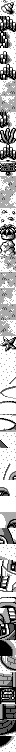

Tiled map render using the project's own tile images. Description and the whole map definition, tile-layer contents included, below:
An orthogonal 2x94 tile map with 8x8 px tiles, 1 tile layer (metatiles), 3 tilesets.

<map height="94" orientation="orthogonal" renderorder="right-down" tileheight="8" tilewidth="8" width="2">
	<tileset firstgid="1" tilewidth="8" tileheight="8">
		<image source="../../../gfx/tilesets/gfx_054_58e0.png" />
	</tileset>
	<tileset firstgid="81" tilewidth="8" tileheight="8">
		<image source="../../../gfx/tilesets/gfx_054_5dd0.png" />
	</tileset>
	<tileset firstgid="129" tilewidth="8" tileheight="8">
		<image source="../../../gfx/tilesets/gfx_054_60d0.png" />
	</tileset>
	<layer height="94" id="1" name="metatiles" width="2">
		<data encoding="csv">
2, 4,
3, 5,
6, 8,
7, 9,
10, 12,
11, 13,
14, 16,
15, 17,
18, 8,
19, 9,
20, 22,
21, 23,
24, 26,
25, 27,
6, 12,
7, 13,
28, 30,
29, 31,
18, 8,
7, 9,
32, 34,
33, 35,
36, 38,
37, 39,
40, 42,
41, 43,
44, 46,
45, 47,
48, 50,
49, 51,
52, 54,
53, 55,
56, 58,
57, 59,
60, 62,
61, 63,
64, 66,
65, 67,
23, 38,
25, 27,
68, 70,
69, 71,
72, 74,
73, 75,
76, 78,
77, 79,
81, 81,
81, 82,
83, 85,
84, 86,
87, 89,
88, 90,
91, 93,
92, 94,
81, 81,
95, 81,
81, 81,
81, 81,
96, 98,
97, 99,
100, 102,
101, 103,
102, 104,
102, 102,
105, 107,
106, 108,
109, 111,
110, 112,
81, 81,
113, 81,
114, 116,
115, 117,
118, 120,
119, 121,
122, 124,
123, 125,
126, 128,
127, 129,
130, 132,
131, 133,
134, 136,
135, 137,
138, 140,
139, 141,
142, 144,
143, 145,
146, 148,
147, 149,
150, 152,
151, 153,
154, 156,
155, 157,
158, 160,
159, 81</data>
	</layer>
</map>
